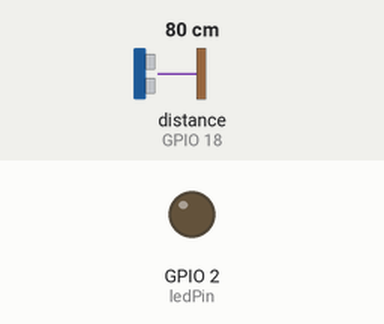
Simulated run of this sketch. Board: ESP32. Parts: output pins drawn as LEDs (lit = HIGH). Wiring (inferred from the names in the program): ultrasonic range finder: trigger GPIO 5; echo GPIO 18. The test bench sets the inputs (shaded band); at power-on: distance to the obstacle (sensor on GPIO 18) 80 cm. The echo pulse lasts 58.3 µs per cm; WiFi joins after 1.5 s; servers stay silent unless stated; random numbers use the default seed unless the sketch sets one; no MQTT or app messages arrive unless stated; pins used as bus, display or sensor lines are not drawn; what the sketch prints to the serial monitor is not drawn.

Above: at 2.7 s.
2.8 s: distance to the obstacle (sensor on GPIO 18) set to 2 cm
At 6.66 s:
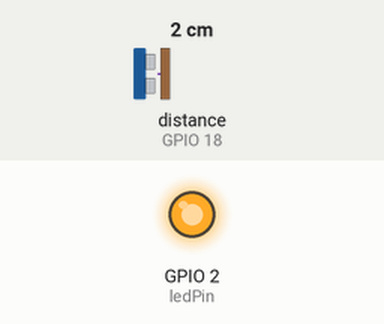
Timing chart, 0 to 8.3 s (numbered marks = the images above; inputs shaded):
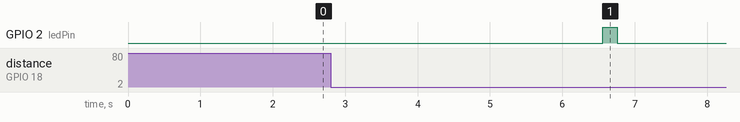

The sketch:

esp32.ino
```cpp
#include <WiFi.h>
#include <PubSubClient.h>

const char* ssid = "Wokwi-GUEST";
const char* password = "";
const char* mqtt_server = "broker.hivemq.com";

WiFiClient espClient;
PubSubClient client(espClient);

const int trigPin = 5;
const int echoPin = 18;
const int ledPin  = 2;

long duration;
float distanceCm;
int passes = 0;
int lastDistance = 0;  // para evitar contar múltiplos passes seguidos

void setup_wifi() {
  Serial.print("Conectando ao WiFi");
  WiFi.begin(ssid, password);
  while (WiFi.status() != WL_CONNECTED) {
    delay(500);
    Serial.print(".");
  }
  Serial.println("\n✅ WiFi conectado!");
  Serial.println(WiFi.localIP());
}

void reconnect() {
  while (!client.connected()) {
    Serial.print("Conectando ao MQTT...");
    if (client.connect("PassaBolaESP32")) {
      Serial.println("✅ Conectado ao MQTT");
    } else {
      Serial.print("Falhou, rc=");
      Serial.print(client.state());
      Serial.println(" Tentando em 5s...");
      delay(5000);
    }
  }
}

void setup() {
  Serial.begin(115200);
  pinMode(trigPin, OUTPUT);
  pinMode(echoPin, INPUT);
  pinMode(ledPin, OUTPUT);

  setup_wifi();
  client.setServer(mqtt_server, 1883);
}

void loop() {
  if (!client.connected()) reconnect();
  client.loop();

  // Medição de distância
  digitalWrite(trigPin, LOW);
  delayMicroseconds(2);
  digitalWrite(trigPin, HIGH);
  delayMicroseconds(10);
  digitalWrite(trigPin, LOW);

  duration = pulseIn(echoPin, HIGH);
  distanceCm = duration * 0.034 / 2;

  // Contagem de passes (apenas se a distância mudou de >50 para <50)
  if (distanceCm < 50 && lastDistance >= 50) {
    passes++;
    digitalWrite(ledPin, HIGH);
    delay(200);
    digitalWrite(ledPin, LOW);
  }
  lastDistance = distanceCm;

  // Velocidade simulada
  float velocidade = random(60, 120) / 10.0;

  // Monta payload JSON
  String payload = "{\"passes\":" + String(passes) +
                   ",\"velocidade\":" + String(velocidade) + "}";

  client.publish("passa-a-bola/dados", payload.c_str());
  Serial.println("📤 Enviado MQTT: " + payload);

  delay(5000);
}
```

Measured:
- after the input at 2.8 s, GPIO 2 (ledPin): LOW → HIGH after 3.8 s, → LOW 0.20 s later
